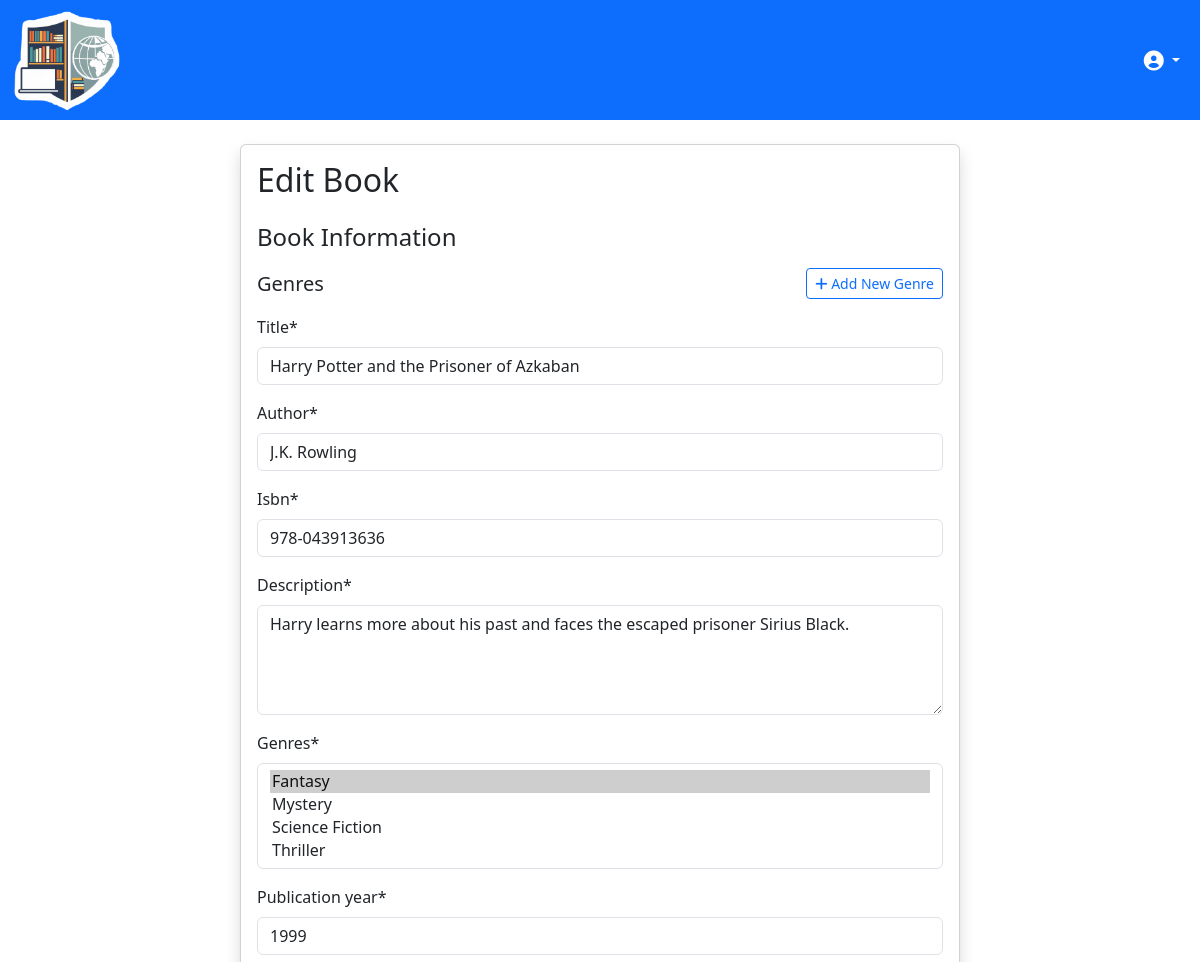
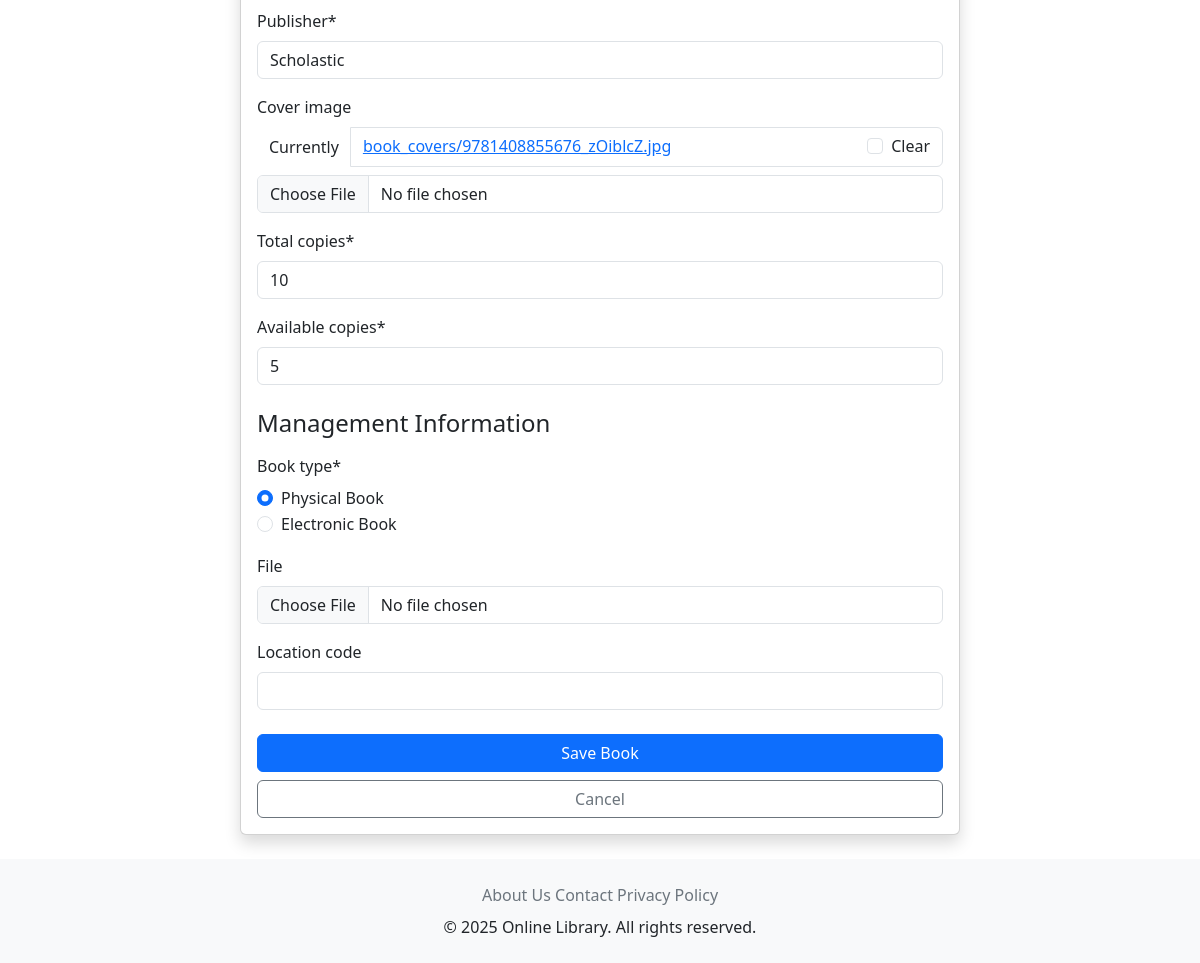
Screenshot of /book-management/1/edit/ with the database file from the repository (2 pictures, top to bottom).
### books/models.py (models this page shows, shortened)
class Book(models.Model):
    id = models.AutoField(primary_key=True)
    title = models.CharField(max_length=200)
    author = models.CharField(max_length=100)
    description = models.TextField()
    isbn = models.CharField(max_length=13, unique=True)
    publisher = models.CharField(max_length=100)
    publication_year = models.IntegerField()
    total_copies = models.PositiveIntegerField(default=1)
    available_copies = models.PositiveIntegerField(default=1)
    cover_image = models.ImageField(upload_to='book_covers/', null=True, blank=True)
    genres = models.ManyToManyField(Genre)
    is_featured = models.BooleanField(default=False)
    created_at = models.DateTimeField(auto_now_add=True)
    updated_at = models.DateTimeField(auto_now=True)
    class Meta:
        ordering = ['-created_at']

### book_management/models.py (models this page shows, shortened)
class BookManagement(models.Model):
    book = models.OneToOneField(Book, on_delete=models.CASCADE, related_name='management')
    book_type = models.CharField(max_length=10, choices=[
        ('physical', 'Physical Book'),
        ('electronic', 'Electronic Book'),
    ], default='physical')
    location_code = models.CharField(max_length=20, blank=True, null=True)  # For physical books
    file = models.FileField(
        upload_to='books/electronic/',
        blank=True,
        null=True,
        validators=[FileExtensionValidator(allowed_extensions=['pdf', 'epub', 'mobi'])]
    )  # For electronic books
    created_at = models.DateTimeField(auto_now_add=True)
    updated_at = models.DateTimeField(auto_now=True)

### book_management/views.py (the view)
# urls.py: path('<int:pk>/edit/', views.edit_book, name='edit_book'),
def edit_book(request, pk):
    book = get_object_or_404(Book, pk=pk)
    management = get_object_or_404(BookManagement, book=book)
    if request.method == 'POST':
        book_form = BookForm(request.POST, instance=book)
        management_form = BookManagementForm(request.POST, request.FILES, instance=management)
        if book_form.is_valid() and management_form.is_valid():
            book = book_form.save()
            management = management_form.save(commit=False)
            management.book = book
            management.save()
            messages.success(request, 'Book updated successfully!')
            return redirect('book_management:book_list')
    else:
        book_form = BookForm(instance=book)
        management_form = BookManagementForm(instance=management)
    return render(request, 'book_management/book_form.html', {
        'book_form': book_form,
        'management_form': management_form,
        'title': 'Edit Book'
    })

### books/forms.py
class BookForm(forms.ModelForm):
    class Meta:
        model = Book
        fields = ('title', 'author', 'isbn', 'description', 'genres', 'publication_year',
                 'publisher', 'cover_image', 'total_copies', 'available_copies')
    def __init__(self, *args, **kwargs):
        super().__init__(*args, **kwargs)
        for field in self.fields:
            if field != 'genres':
                self.fields[field].widget.attrs.update({'class': 'form-control'})
        self.fields['genres'].widget.attrs.update({'class': 'form-select'})
        self.fields['description'].widget.attrs.update({'rows': 4})

### book_management/forms.py (shortened to what this page needs)
class BookManagementForm(forms.ModelForm):
    class Meta:
        model = BookManagement
        fields = ['book_type', 'file', 'location_code']
        widgets = {
            'book_type': forms.RadioSelect(),
        }
    def __init__(self, *args, **kwargs):
        super().__init__(*args, **kwargs)
        self.fields['book_type'].widget.attrs.update({'class': 'form-check-input'})

### books/models.py (called while the page is built)
    def __str__(self):
        return self.name

### templates/book_management/book_form.html (shortened to what this page needs)
{% extends 'base.html' %}
{% load crispy_forms_tags %}
{% block content %}
<div class="container">
    <div class="row justify-content-center">
        <div class="col-md-8">
            <div class="card shadow">
                <div class="card-body">
                    <h2 class="card-title mb-4">{{ title }}</h2>
                    {% if book_form and management_form %}
                        <form method="post" enctype="multipart/form-data">
                            <h4 class="mb-3">Book Information</h4>
                            <div class="d-flex justify-content-between align-items-center mb-3">
                                <h5 class="mb-0">Genres</h5>
                                <button type="button" class="btn btn-sm btn-outline-primary" data-bs-toggle="modal" data-bs-target="#addGenreModal">
                                    <i class="fas fa-plus"></i> Add New Genre
                                </button>
                            </div>
                            {{ book_form|crispy }}
                            <h4 class="mb-3 mt-4">Management Information</h4>
                            {{ management_form|crispy }}
                            <div class="d-grid gap-2 mt-4">
                                <button type="submit" class="btn btn-primary">Save Book</button>
                                <a href="{% url 'book_management:book_list' %}" class="btn btn-outline-secondary">Cancel</a>
                            </div>
                        </form>
                    {% endif %}
                </div>
            </div>
        </div>
    </div>
</div>
{% endblock %}

### static/css/style.css (style rules this page uses)
.input-group-text { background: none; border: none; }

### rows the page displays
Book: title "Harry Potter and the Prisoner of Azkaban", author "J.K. Rowling", isbn "978-043913636", description "Harry learns more about his past and faces the escaped prisoner Sirius Black.", publication_year "1999", publisher "Scholastic", total_copies "10", available_copies "5"
BookManagement: book_type "☑ Physical Book ☐ Electronic Book"

### other values shown
{{ title }} "Edit Book"
